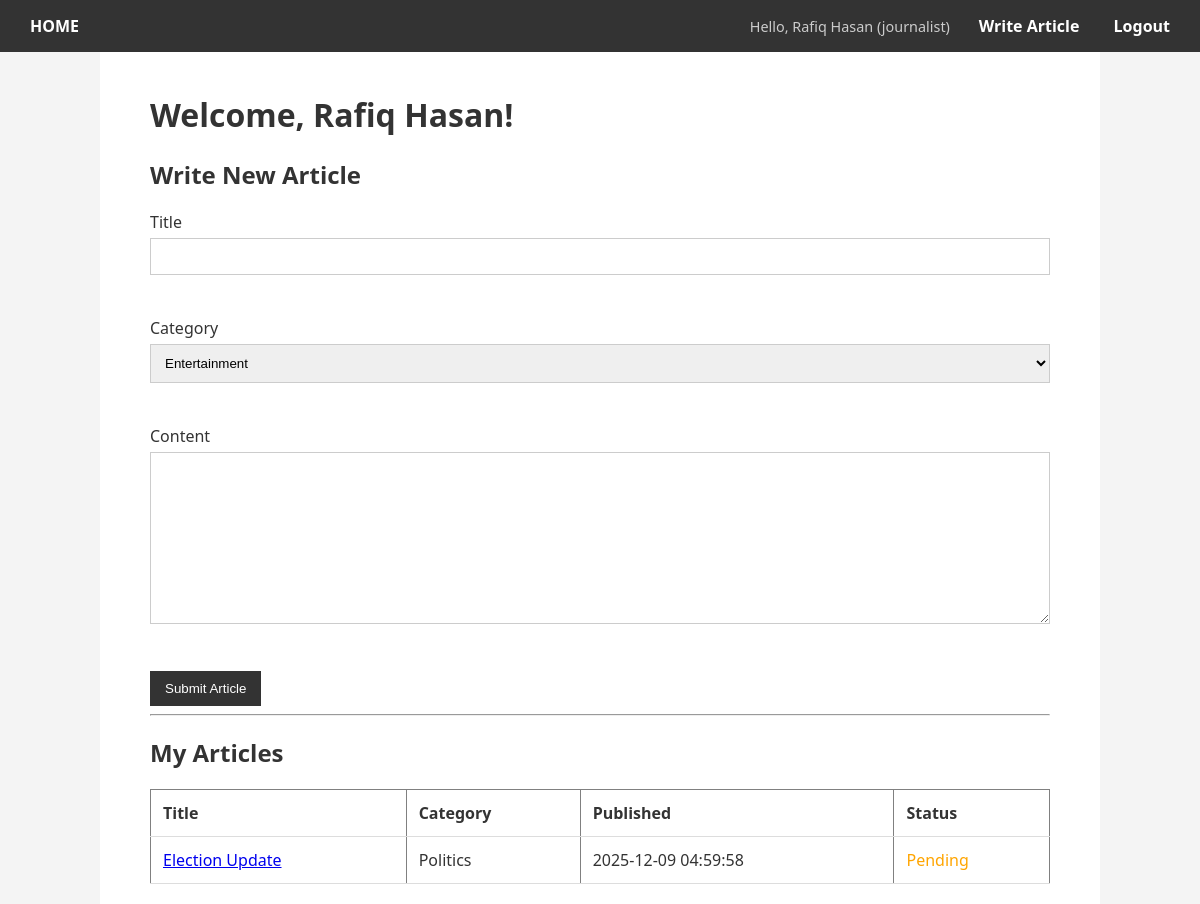
Screenshot of /journalist_dashboard.php (signed in) with the database file from the repository.
### tables this page shows
CREATE TABLE Article (
    article_id INT AUTO_INCREMENT PRIMARY KEY,
    title VARCHAR(255) NOT NULL,
    content TEXT NOT NULL,
    publish_date DATETIME NOT NULL,
    is_approved TINYINT(1) NOT NULL DEFAULT 0,
    journalist_id INT NOT NULL,
    category_id INT NOT NULL,
    FOREIGN KEY (journalist_id) REFERENCES Journalists(journalist_id),
    FOREIGN KEY (category_id) REFERENCES Categories(category_id)
);

CREATE TABLE Categories (
    category_id INT AUTO_INCREMENT PRIMARY KEY,
    category_name VARCHAR(100) NOT NULL UNIQUE
);

### journalist_dashboard.php (the view, shortened to what this page needs)
<?php
require 'includes/db.php';
require 'includes/header.php';
$cat_stmt = $pdo->query("SELECT category_id, category_name FROM categories");
$categories = $cat_stmt->fetchAll(PDO::FETCH_ASSOC);
$articles = $pdo->prepare("
    SELECT a.*, c.category_name
    FROM article a
    JOIN categories c ON a.category_id = c.category_id
    WHERE a.journalist_id = ?
    ORDER BY a.publish_date DESC
");
$articles->execute([$_SESSION['user_id']]);
$my_articles = $articles->fetchAll(PDO::FETCH_ASSOC);
?>
<div style="max-width:900px;margin:auto;">
<h1>Welcome, <?= htmlspecialchars($_SESSION['user_name']) ?>!</h1>
<h2>Write New Article</h2>
<form method="POST">
    <label>Title</label><br>
    <input type="text" name="title" required style="width:100%;"><br><br>
    <label>Category</label><br>
    <select name="category" required>
        <?php foreach ($categories as $cat): ?>
            <option value="<?= $cat['category_id'] ?>">
                <?= htmlspecialchars($cat['category_name']) ?>
            </option>
        <?php endforeach; ?>
    </select><br><br>
    <label>Content</label><br>
    <textarea name="content" rows="10" required style="width:100%;"></textarea><br><br>
    <button type="submit" name="submit_article">Submit Article</button>
</form>
<hr>
<h2>My Articles</h2>
<?php if (count($my_articles) > 0): ?>
<table border="1" cellpadding="5" cellspacing="0" style="width:100%;">
<tr>
    <th>Title</th>
    <th>Category</th>
    <th>Published</th>
    <th>Status</th>
</tr>
<?php foreach ($my_articles as $a): ?>
<tr>
    <td>
        <a href="article.php?id=<?= $a['article_id'] ?>" target="_blank">
            <?= htmlspecialchars($a['title']) ?>
        </a>
    </td>
    <td><?= htmlspecialchars($a['category_name']) ?></td>
    <td><?= $a['publish_date'] ?></td>
    <td>
        <?= $a['is_approved']
            ? '<span style="color:green">Approved</span>'
            : '<span style="color:orange">Pending</span>' ?>
    </td>
</tr>
<?php endforeach; ?>
</table>
<?php else: ?>
<p>You have not submitted any articles yet.</p>
<?php endif; ?>
</div>
</body>
</html>

### css/style.css (style rules this page uses)
body { font-family: 'Segoe UI', Tahoma, Geneva, Verdana, sans-serif; margin: 0; background-color: #f4f4f4; color: #333; }
input, select, textarea { width: 100%; padding: 10px; margin: 5px 0 20px 0; border: 1px solid #ccc; box-sizing: border-box; }
button { background-color: #333; color: white; padding: 10px 15px; border: none; cursor: pointer; }
table { width: 100%; border-collapse: collapse; margin-top: 20px; }
th, td { padding: 12px; border-bottom: 1px solid #ddd; text-align: left; }

### rows the page displays
article: title "Election Update", category.category_name "Politics", publish_date "2025-12-09 04:59:58", is_approved "Pending"

### other values shown
$_SESSION['user_name'] "Rafiq Hasan"
$_SESSION['role'] "journalist"
form field category "Entertainment"
